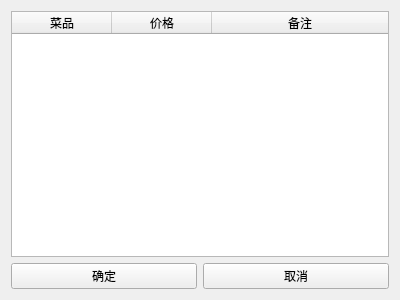
<?xml version="1.0" encoding="UTF-8"?>
<ui version="4.0">
 <class>Form</class>
 <widget class="QWidget" name="Form">
  <property name="geometry">
   <rect>
    <x>0</x>
    <y>0</y>
    <width>400</width>
    <height>300</height>
   </rect>
  </property>
  <property name="windowTitle">
   <string>批量添加</string>
  </property>
  <layout class="QGridLayout" name="gridLayout">
   <item row="0" column="0">
    <layout class="QVBoxLayout" name="verticalLayout">
     <item>
      <widget class="QTableWidget" name="tableWidget">
       <property name="focusPolicy">
        <enum>Qt::NoFocus</enum>
       </property>
       <property name="editTriggers">
        <set>QAbstractItemView::NoEditTriggers</set>
       </property>
       <property name="selectionBehavior">
        <enum>QAbstractItemView::SelectRows</enum>
       </property>
       <attribute name="horizontalHeaderStretchLastSection">
        <bool>true</bool>
       </attribute>
       <column>
        <property name="text">
         <string>菜品</string>
        </property>
        <property name="textAlignment">
         <set>AlignCenter</set>
        </property>
       </column>
       <column>
        <property name="text">
         <string>价格</string>
        </property>
        <property name="textAlignment">
         <set>AlignCenter</set>
        </property>
       </column>
       <column>
        <property name="text">
         <string>备注</string>
        </property>
       </column>
      </widget>
     </item>
     <item>
      <layout class="QHBoxLayout" name="horizontalLayout">
       <item>
        <widget class="QPushButton" name="pushButton_ok">
         <property name="text">
          <string>确定</string>
         </property>
        </widget>
       </item>
       <item>
        <widget class="QPushButton" name="pushButton_cancel">
         <property name="text">
          <string>取消</string>
         </property>
        </widget>
       </item>
      </layout>
     </item>
    </layout>
   </item>
  </layout>
 </widget>
 <resources/>
 <connections>
  <connection>
   <sender>pushButton_cancel</sender>
   <signal>clicked()</signal>
   <receiver>Form</receiver>
   <slot>hide()</slot>
   <hints>
    <hint type="sourcelabel">
     <x>295</x>
     <y>277</y>
    </hint>
    <hint type="destinationlabel">
     <x>199</x>
     <y>149</y>
    </hint>
   </hints>
  </connection>
 </connections>
</ui>
